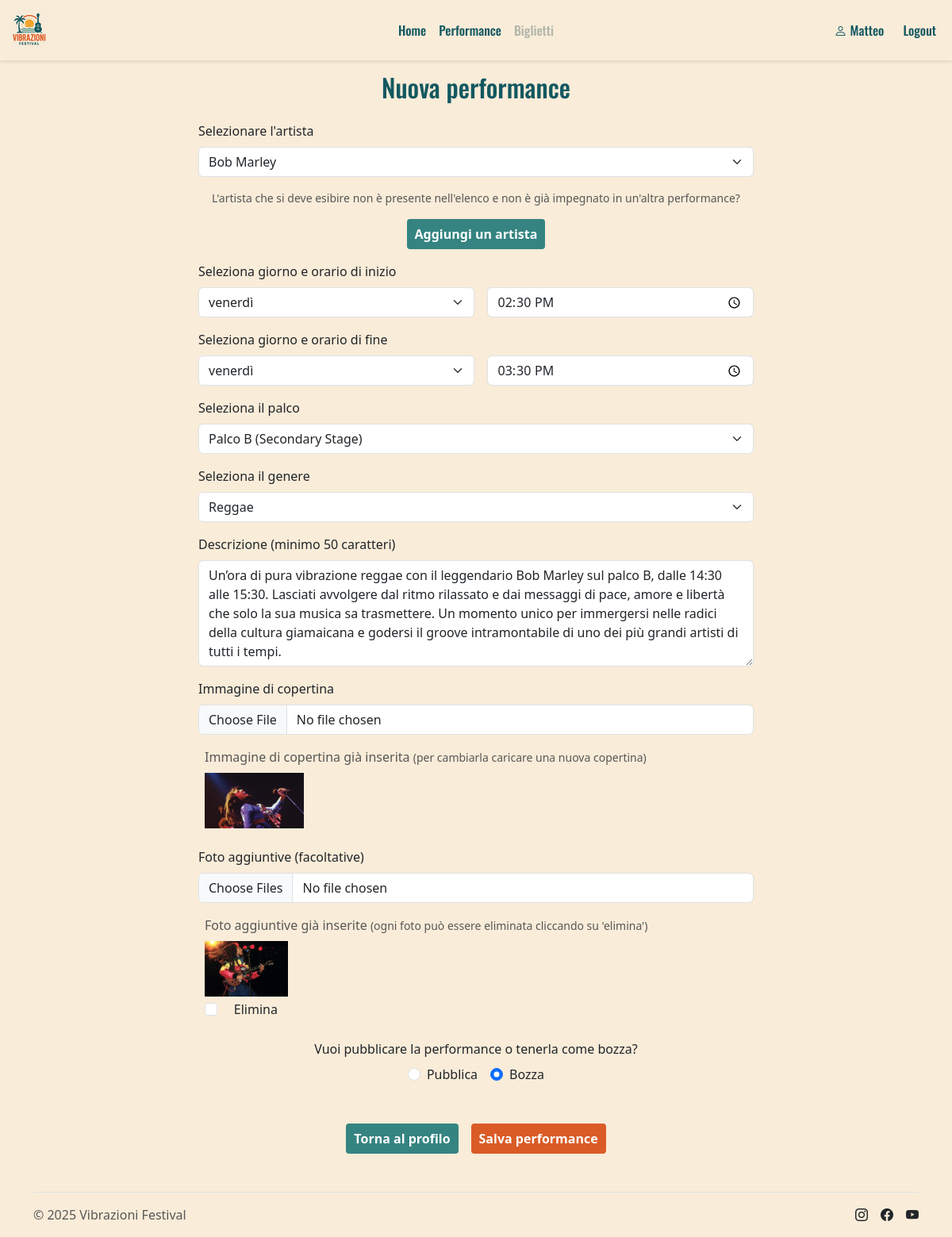
Screenshot of /nuova-performance?id_bozza=4 (signed in) with the database file from the repository.
### tables this page shows
CREATE TABLE "utenti" (
	"id"	INTEGER,
	"email"	TEXT NOT NULL UNIQUE,
	"password"	TEXT NOT NULL,
	"nome"	TEXT NOT NULL,
	"cognome"	TEXT NOT NULL,
	"is_partecipante"	INTEGER NOT NULL,
	PRIMARY KEY("id" AUTOINCREMENT)
);

CREATE TABLE "performance" (
	"id"	INTEGER,
	"id_artista"	INTEGER NOT NULL,
	"id_organizzatore"	INTEGER NOT NULL,
	"id_palco"	INTEGER NOT NULL,
	"id_genere"	INTEGER NOT NULL,
	"giorno_inizio"	TEXT NOT NULL,
	"ora_inizio"	TEXT NOT NULL,
	"giorno_fine"	TEXT NOT NULL,
	"ora_fine"	TEXT NOT NULL,
	"immagine_copertina"	TEXT NOT NULL,
	"is_pubblicata"	INTEGER NOT NULL,
	"durata"	INTEGER NOT NULL,
	"descrizione"	TEXT NOT NULL,
	PRIMARY KEY("id" AUTOINCREMENT),
	FOREIGN KEY("id_artista") REFERENCES "artisti"("id"),
	FOREIGN KEY("id_genere") REFERENCES "generi"("id"),
	FOREIGN KEY("id_organizzatore") REFERENCES "utenti"("id"),
	FOREIGN KEY("id_palco") REFERENCES "palchi"("id")
);

CREATE TABLE "artisti" (
	"id"	INTEGER,
	"nome"	TEXT NOT NULL UNIQUE,
	"foto_profilo"	TEXT,
	"biografia"	TEXT,
	PRIMARY KEY("id" AUTOINCREMENT)
);

CREATE TABLE "palchi" (
	"id"	INTEGER,
	"nome"	TEXT NOT NULL UNIQUE,
	PRIMARY KEY("id" AUTOINCREMENT)
);

CREATE TABLE "generi" (
	"id"	INTEGER,
	"nome"	TEXT NOT NULL UNIQUE,
	PRIMARY KEY("id" AUTOINCREMENT)
);

CREATE TABLE "foto_performance" (
	"id"	INTEGER,
	"id_performance"	INTEGER NOT NULL,
	"foto"	TEXT NOT NULL,
	PRIMARY KEY("id" AUTOINCREMENT),
	FOREIGN KEY("id_performance") REFERENCES "performance"("id")
);

### app.py (the view)
@app.route('/nuova-performance', methods=['GET'])
@login_required
def nuova_performance():
    if check_partecipante():
        flash("Solo chi è registrato come organizzatore può creare una nuova performance", "danger")
        return redirect(url_for('home'))
    id_bozza = request.args.get('id_bozza')
    bozza = None
    id_artista_bozza = None
    if id_bozza:
        bozza = performance_dao.get_bozza_by_id(id_bozza)
        if bozza:
            bozza = dict(bozza)
            id_artista_bozza = bozza.get('id_artista')
        if not bozza or bozza.get('is_pubblicata') != 0 or bozza.get('id_organizzatore') != current_user.id:
            flash("Bozza non trovata o accesso non autorizzato", "danger")
            return redirect(url_for('profilo'))
    artisti = others_dao.get_artisti()
    artisti_occupati = performance_dao.get_id_artisti_occupati()
    artisti_disponibili = [
        a for a in artisti
        if a['id'] not in artisti_occupati or a['id'] == id_artista_bozza
    ]
    foto = None
    if id_bozza:
        foto = others_dao.get_foto_by_performance(id_bozza)
    return render_template(
        'new_performance.html',
        p_artisti=artisti_disponibili,
        p_palchi=others_dao.get_palchi(),
        p_generi=others_dao.get_generi(),
        p_giorni_festival=GIORNI_FESTIVAL,
        p_bozza=bozza,
        p_foto=foto
    )

### templates/new_performance.html (shortened to what this page needs)
{% extends "base.html" %}
{% block contenuto %}
<section class="col-12 col-md-9 col-lg-7 mx-auto px-3 px-md-0">
    <h2 class="font_oswald_title mb-4 text-center">Nuova performance</h2>
    <form action="{{ url_for('nuova_performance') }}" method="POST" enctype="multipart/form-data">
        <div class="mb-3">
            <label for="id_artista" class="form-label">Selezionare l'artista</label>
            <select class="form-select" id="id_artista" name="id_artista" required>
                {% for artista in p_artisti %}
                <option value="{{ artista.id }}" {% if p_bozza and p_bozza.id_artista==artista.id %}selected{% endif %}>
                    {{ artista.nome }}
                </option>
                {% endfor %}
            </select>
        </div>
        <div class="mb-3">
            <div class="form-text text-md-center">L'artista che si deve esibire non è presente nell'elenco e non è già impegnato in un'altra performance?</div>
            <div class="text-center mt-3">
                <a class="bottone_blu" href="{{ url_for('nuovo_artista') }}">Aggiungi un artista</a>
            </div>
        </div>
        <div class="mb-3">
            <label class="form-label">Seleziona giorno e orario di inizio</label>
            <div class="d-flex flex-column flex-md-row gap-3">
                <select class="form-select" id="giorno_inizio" aria-label="Seleziona il giorno di inizio"
                    name="giorno_inizio" required>
                    {% for chiave, nome in p_giorni_festival.items() %}
                    <option value="{{ chiave }}" {% if p_bozza and p_bozza.giorno_inizio==chiave %}selected{% endif %}>
                        {{ nome }}</option>
                    {% endfor %}
                </select>
                <input type="time" class="form-control" id="ora_inizio" name="ora_inizio" required
                    value="{{ p_bozza.ora_inizio if p_bozza else '' }}">
            </div>
        </div>
        <div class="mb-3">
            <label class="form-label">Seleziona giorno e orario di fine</label>
            <div class="d-flex flex-column flex-md-row gap-3">
                <select class="form-select" id="giorno_fine" aria-label="Seleziona il giorno di fine" name="giorno_fine"
                    required>
                    {% for chiave, nome in p_giorni_festival.items() %}
                    <option value="{{ chiave }}" {% if p_bozza and p_bozza.giorno_fine==chiave %}selected{% endif %}>
                        {{ nome }}</option>
                    {% endfor %}
                </select>
                <input type="time" class="form-control" id="ora_fine" name="ora_fine" required
                    value="{{ p_bozza.ora_fine if p_bozza else '' }}">
            </div>
        </div>
        <div class="mb-3">
            <label for="id_palco" class="form-label">Seleziona il palco</label>
            <select class="form-select" id="id_palco" aria-label="Seleziona il palco" name="id_palco" required>
                {% for palco in p_palchi %}
                <option value="{{ palco.id }}" {% if p_bozza and p_bozza.id_palco==palco.id %}selected{% endif %}>
                    {{ palco.nome }}</option>
                {% endfor %}
            </select>
        </div>
        <div class="mb-3">
            <label for="id_genere" class="form-label">Seleziona il genere</label>
            <select class="form-select" id="id_genere" aria-label="Seleziona il genere" name="id_genere" required>
                {% for genere in p_generi %}
                <option value="{{ genere.id }}" {% if p_bozza and p_bozza.id_genere==genere.id %}selected{% endif %}>
                    {{ genere.nome }}</option>
                {% endfor %}
            </select>
        </div>
        <div class="mb-3">
            <label for="descrizione" class="form-label">Descrizione (minimo 50 caratteri)</label>
            <textarea class="form-control" id="descrizione" name="descrizione" rows="5"
                minlength="50" placeholder="Descrivi la performance">{{ p_bozza.descrizione if p_bozza else '' }}</textarea>
        </div>
        <div class="mb-3">
            <label for="immagine_copertina" class="form-label">Immagine di copertina</label>
            <input class="form-control" type="file" id="immagine_copertina" name="immagine_copertina" accept="image/*"
                {% if not p_bozza or (p_bozza and not p_bozza.immagine_copertina) %}required{% endif %}>
        </div>
        {% if p_bozza %}
        <div class="mb-4 px-2">
            <label class="form-label text-muted">Immagine di copertina già inserita
                <small class="form-text text-muted"> (per cambiarla caricare una nuova copertina)</small>
            </label>
            <div>
                <img src="{{ url_for('static', filename=p_bozza.immagine_copertina) }}" alt="Immagine copertina scelta"
                    class="has_foto">
            </div>
        </div>
        {% endif %}
        <div class="mb-3">
            <label for="immagini_extra" class="form-label">Foto aggiuntive (facoltative)</label>
            <input class="form-control" type="file" id="immagini_extra" name="immagini_extra" accept="image/*" multiple>
        </div>
        {% if p_bozza and p_foto %}
        <div class="mb-4 px-2">
            <label class="form-label text-muted">Foto aggiuntive già inserite
                <small class="form-text text-muted"> (ogni foto può essere eliminata cliccando su 'elimina')</small>
            </label>
            <div class="d-flex flex-wrap gap-3">
                {% for foto in p_foto %}
                <div class="text-center">
                    <img src="{{ url_for('static', filename=foto.foto) }}" alt="Foto aggiuntiva" class="has_foto">
                    <div class="form-check mt-1">
                        <input class="form-check-input" type="checkbox" name="elimina_{{ loop.index }}"
                            value="{{ foto.id }}" id="elimina_{{ loop.index }}">
                        <label class="form-check-label" for="elimina_{{ loop.index }}">Elimina</label>
                    </div>
                </div>
                {% endfor %}
            </div>
        </div>
        {% endif %}
        <div class="mt-4">
            <label class="mb-2 text-md-center d-block">Vuoi pubblicare la performance o tenerla come bozza?</label>
            <div class="d-flex justify-content-center gap-3">
                <div class="form-check">
                    <input class="form-check-input" type="radio" name="tipo_performance" id="pubblica" value="1" >
                    <label class="form-check-label" for="pubblica">Pubblica</label>
                </div>
                <div class="form-check">
                    <input class="form-check-input" type="radio" name="tipo_performance" id="bozza" value="0" {% if
                        p_bozza %}checked{% endif %}>
                    <label class="form-check-label" for="bozza">Bozza</label>
                </div>
            </div>
        </div>
        <div class="text-center d-flex flex-column flex-md-row justify-content-center align-items-center mt-5">
            <a class="bottone_blu order-2 order-md-1 mt-3 mt-md-0 mx-md-2" href="{{ url_for('profilo') }}">Torna al profilo</a>
            <button type="submit" class="bottone_rosso order-1 order-md-2 mx-md-2">Salva performance</button>
        </div>
    </form>
</section>
{% endblock %}

### templates/base.html (shortened to what this page needs)
<!DOCTYPE html>
<html lang="it">
<head>
    <link href="https://cdn.jsdelivr.net/npm/bootstrap@5.3.3/dist/css/bootstrap.min.css" rel="stylesheet"
>
    <link rel="stylesheet" href="https://cdn.jsdelivr.net/npm/bootstrap-icons@1.11.3/font/bootstrap-icons.min.css">
    <link rel="stylesheet" href="{{ url_for('static', filename='styles.css') }}">
</head>
<body>
    <header>
        <nav class="navbar navbar-expand-md main_navbar font_oswald_title">
            <div class="container-fluid d-flex align-items-center">
                <a class="navbar-brand mx-auto mx-md-0 me-md-auto order-2 order-md-1" href="{{ url_for('home') }}">
                    <img src="{{ url_for('static', filename='images/logo_50.png') }}" alt="Logo del festival"
                        class="d-inline-block align-text-top">
                </a>
                <div class="collapse navbar-collapse justify-content-center order-4 order-md-2 ms-2 ms-md-0"
                    id="navbarSupportedContent">
                    <ul class="navbar-nav mb-2 mb-md-0">
                        <li class="nav-item">
                            <a class="nav-link {% block home_attiva %}{% endblock %}"
                                href="{{ url_for('home') }}">Home</a>
                        </li>
                        <li class="nav-item">
                            <a class="nav-link" href="{{ url_for('home') }}#meta">Performance</a>
                        </li>
                        <li class="nav-item">
                            <a class="nav-link {% if current_user.is_authenticated and current_user.is_partecipante == 1 %}''{% else %}biglietti_disabilitati{% endif %} {% block biglietti_attiva %}{% endblock %}"
                                href="{{ url_for('biglietti') }}">Biglietti</a>
                        </li>
                    </ul>
                </div>
                <div class="navbar-nav d-flex flex-row align-items-center order-3 order-md-3">
                    <ul class="navbar-nav d-flex flex-row align-items-center mb-0">
                        {% if current_user.is_authenticated %}
                        <li class="nav-item me-2">
                            <a class="nav-link {% block profilo_attivo %}{% endblock %}"
                                href="{{ url_for('profilo') }}">
                                <i class="bi bi-person"></i> {{ current_user.nome }}
                            </a>
                        </li>
                        <li class="nav-item">
                            <a class="nav-link" href="{{ url_for('logout') }}">Logout</a>
                        </li>
                        {% else %}
                        <li class="nav-item">
                            <a class="nav-link" href="#" data-bs-toggle="modal" data-bs-target="#loginModal">Login</a>
                        </li>
                        {% endif %}
                    </ul>
                </div>
            </div>
        </nav>
    </header>
    <div class="container-fluid mt-1 mb-4 mb-md-5">
        <div class="row mt-3 mt-md-3">
            {% block contenuto %}{% endblock %}
        </div>
    </div>
    <div class="container">
        <footer class="d-flex flex-wrap justify-content-between align-items-center py-3 mt-4 border-top">
            <div class="col-md-4 d-flex align-items-center">
                <span class="mb-3 mb-md-0 text-body-secondary">© 2025 Vibrazioni Festival </span>
            </div>
            <ul class="nav col-md-4 justify-content-end list-unstyled d-flex">
                <li class="ms-3"><i class="bi bi-instagram"></i></li>
                <li class="ms-3"><i class="bi bi-facebook"></i></li>
                <li class="ms-3"><i class="bi bi-youtube"></i></i></li>
            </ul>
        </footer>
    </div>
</body>
</html>

### rows the page displays
utenti: nome "Matteo"
performance: id_artista "Bob Marley", giorno_inizio "venerdì", ora_inizio "14:30", giorno_fine "venerdì", ora_fine "15:30", id_palco "Palco B (Secondary Stage)", id_genere "Reggae", descrizione "Un’ora di pura vibrazione reggae con il leggendario Bob Marley sul palco B, dalle 14:30 alle 15:30. Lasciati avvolgere dal ritmo rilassato e dai messaggi di pace, amore e libertà che solo la sua musica sa trasmettere. Un momento unico per immergersi nelle radici della cultura giamaicana e godersi il groove intramontabile di uno dei più grandi artisti di tutti i tempi.", immagine_copertina (picture)
foto_performance: foto (picture)
